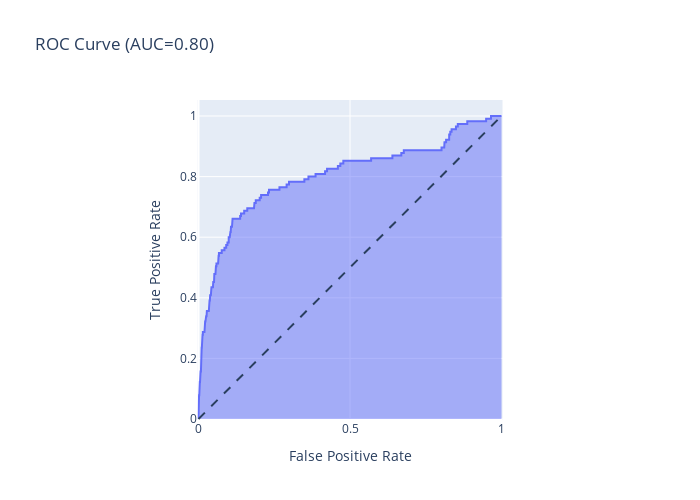

Source (notebook cell):
### Code cell
# Predict on y test
y_pred_gbm = best_model.predict_proba(X_test_gbm)[::,1]

# Assuming y_pred and y_true are the predicted and true labels, respectively
fpr, tpr, _ = roc_curve(y_test_gbm, y_pred_gbm)

# Compute AUC (Area Under the Curve)
auc = roc_auc_score(y_test_gbm, y_pred_gbm)

# first attempt
roc_auc_score(y_test_gbm,y_pred_gbm)

fig_rf_auc = px.area(
    x=fpr, y=tpr,
    title=f'ROC Curve (AUC={auc:.2f})',
    labels=dict(x='False Positive Rate', y='True Positive Rate'),
    width=700, height=500
)
fig_rf_auc.add_shape(
    type='line', line=dict(dash='dash'),
    x0=0, x1=1, y0=0, y1=1
)

fig_rf_auc.update_yaxes(scaleanchor="x", scaleratio=1)
fig_rf_auc.update_xaxes(constrain='domain')
fig_rf_auc.show()

### Figure 1 — Plotly figure (JSON) as saved in the notebook; plotly's stock layout.template omitted (floating-point values rounded to 4 significant figures; data arrays with more than 128 entries replaced by an {"elided": "..."} marker saying what was removed)
{"data": [{"fillpattern": {"shape": ""}, "hovertemplate": "False Positive Rate=%{x}<br>True Positive Rate=%{y}<extra></extra>", "legendgroup": "", "line": {"color": "#636efa"}, "marker": {"symbol": "circle"}, "mode": "lines", "name": "", "orientation": "v", "showlegend": false, "stackgroup": "1", "type": "scatter", "x": {"elided": "214 float values"}, "xaxis": "x", "y": {"elided": "214 float values"}, "yaxis": "y"}], "layout": {"height": 500, "legend": {"tracegroupgap": 0}, "shapes": [{"line": {"dash": "dash"}, "type": "line", "x0": 0, "x1": 1, "y0": 0, "y1": 1}], "title": {"text": "ROC Curve (AUC=0.80)"}, "width": 700, "xaxis": {"anchor": "y", "constrain": "domain", "domain": [0, 1], "title": {"text": "False Positive Rate"}}, "yaxis": {"anchor": "x", "domain": [0, 1], "scaleanchor": "x", "scaleratio": 1, "title": {"text": "True Positive Rate"}}}}
